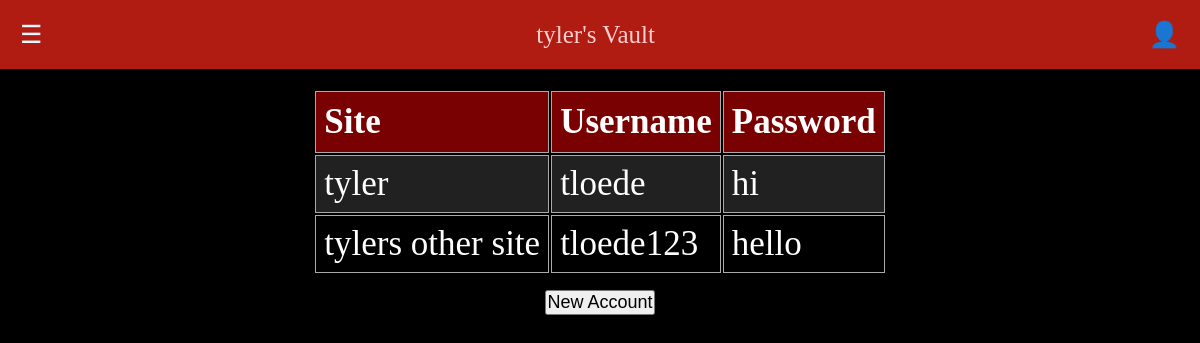
Page /vault/ (signed in) on the earlier database version.
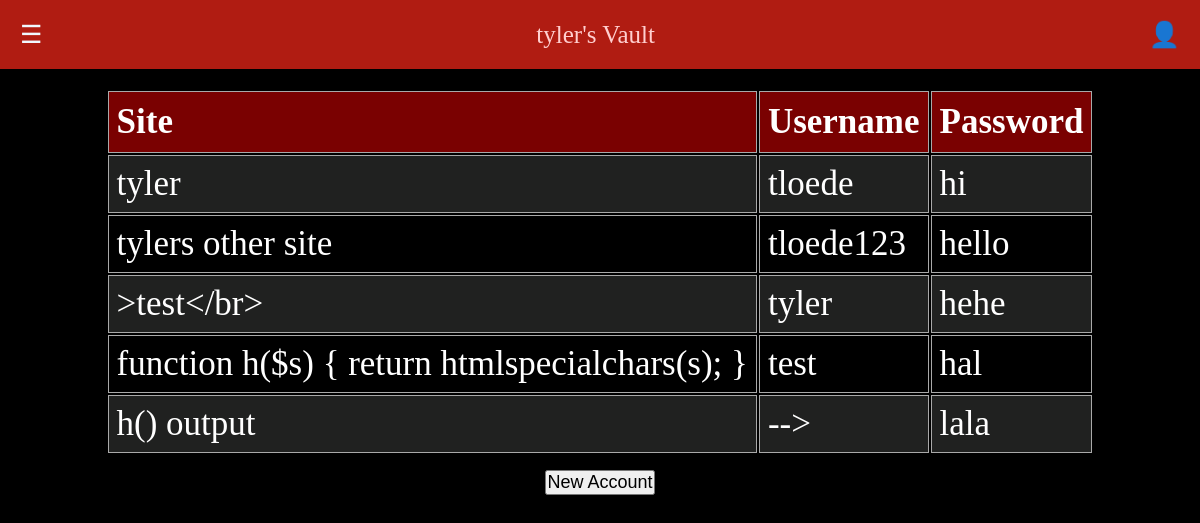
Same page on the later database version.
### vault/models.py (models this page shows, shortened)
class Pass(models.Model):
    owner = models.ForeignKey(User, on_delete=models.CASCADE, null=True, blank=True)
    password = models.CharField(max_length=100)
    username = models.CharField(max_length=100)
    site = models.CharField(max_length=100)
    exclude = ["owner"]

### vault/views.py (the view)
# urls.py: path('', views.vault_list, name='vault'),
def vault_list(request):
    entries_for_user = Pass.objects.filter(owner=request.user) #Updated and assisted by chatgpt on 12/3
    context = {
        "passwords": entries_for_user,
    }
    return render(request, 'vault/vault_list.html', context)

### vault/templates/vault/vault_list.html (shortened to what this page needs)
{% extends 'layout.html' %}
{% block auth_title %}
    {{ user.username }}'s Vault
{% endblock %}
{% block content %}
{% if user.is_authenticated %}
    <div class="passTable">
        <table>
            <tr>
                <th>Site</th>
                <th>Username</th>
                <th>Password</th>
            </tr>
            {% for entry in passwords %}
                <tr>
                    <td>{{ entry.site }}</td>
                    <td>{{ entry.username }}</td>
                    <td>{{ entry.password }}</td>
                </tr>
            {% endfor %}
        </table>
    </div>
    <button id="toggleNewPass" class="form-submit">New Account</button>
    {% else %}
        <p>Please <a href="/users/login">sign in</a> or <a href="/users/register/">create an account</a></p>
    {% endif %}
{% endblock %}

Differences in the rows shown:
added Pass: site ">test</br>", username "tyler", password "hehe"
added Pass: site "function h($s) { return htmlspecialchars(s); }", username "test", password "hal"
added Pass: site "h() output", username "-->", password "lala"
